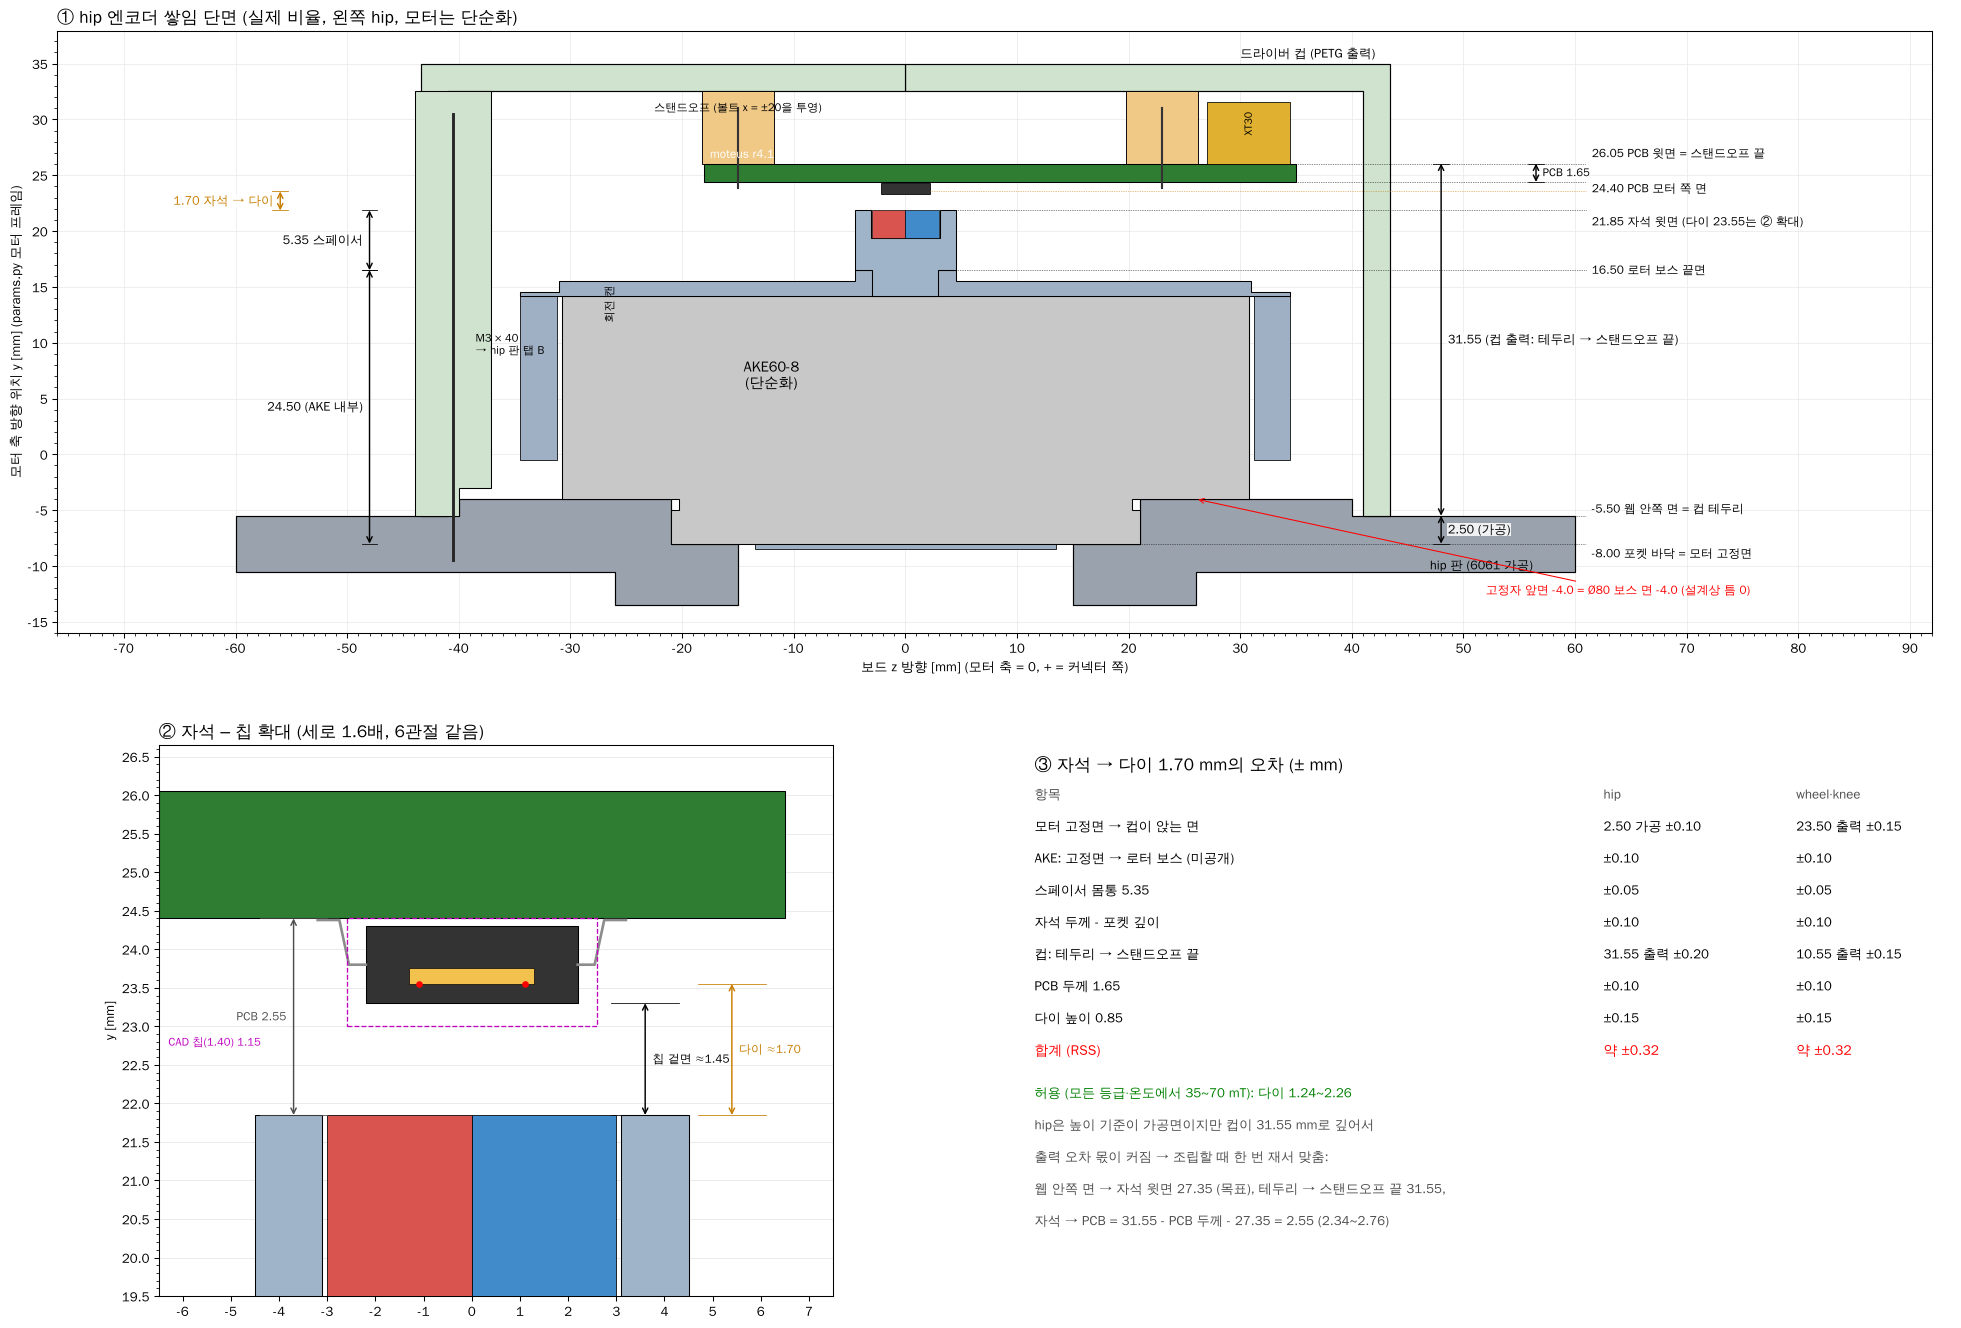

Python code for this plot:
"""Hip encoder stack: section through the hip plate, AKE motor (simplified), magnet spacer, driver cup and moteus r4.11
along the motor axis (plane of the board's connector axis), with the dimension chain from the plate pocket floor to the
die, a zoom of the magnet - chip gap and the tolerance stack.  From fusion/params.py; explanatory figure, not a
manufacturing drawing.

    python encoder_gap_hip.py        # -> encoder_gap_hip.png next to this script
"""
import math
import pathlib
import sys
HERE = pathlib.Path(__file__).resolve().parent
sys.path.insert(0, str(HERE.parents[1] / 'fusion'))
import params as P
import matplotlib; matplotlib.use('Agg')
import matplotlib.pyplot as plt
from matplotlib import font_manager
from matplotlib.patches import Rectangle, Polygon
from matplotlib.ticker import MultipleLocator
F = '/usr/share/fonts/truetype/wqy/wqy-zenhei.ttc'
font_manager.fontManager.addfont(F)
plt.rcParams['axes.unicode_minus'] = False
plt.rcParams['font.family'] = font_manager.FontProperties(fname=F).get_name()

A, MO = P.AKE, P.MOTEUS
RING = A['ring']                                    # -8.0 pilot end = plate pocket floor (hip plate Z 5.5)
ZOFF = RING - 5.5                                   # motor y = plate Z + ZOFF (plate Z 0 = hub outer face)
MOUNT = 8.0 + ZOFF                                  # -5.5 plate web inner face = cup rim
BOSS80 = 9.5 + ZOFF                                 # -4.0 Ø80 register boss face
BOSS = A['magnet']                                  # 16.5 rotor Ø9 boss face
SP = P.SPACER_H
(SD, SL), (PD, PDEP) = P.SPACER_SPIGOT, P.SPACER_POCKET
MAG_TOP = BOSS + SP                                 # 21.85
B = P.board_offset()                                # 24.40 PCB motor-side face
PCB_T = MO['pcb_t']
F_IN = B + PCB_T + MO['top_h'] + P.CUP_CLEAR_TOP    # 32.55 cup floor inside
F_OUT = F_IN + P.CUP_WALL                           # 34.95
A1, A2, DIE_H = 0.10, 1.00, 0.85
TOP, DIE = B - A1 - A2, B - DIE_H                   # 23.30 chip top, 23.55 die surface
CAD_TOP = B - MO['ic_h']
C = dict(plate='#9aa3ad', motor='#c8c8c8', rotor='#9fb0c4', al='#9fb4c8', cup='#cfe3cf', pcb='#2e7d32', so='#f0c987',
         ic='#333333', die='#f2c14e', n='#d9534f', s='#428bca')
DIE_C = '#c77d00'

fig = plt.figure(figsize=(21, 14.5))


def mirror(pts):
    return pts + [(-x, y) for x, y in reversed(pts)]


def hdim(a, x0, x1, y, text, col='k', off=0.8, fs=9.5):
    a.annotate('', xy=(x1, y), xytext=(x0, y), arrowprops=dict(arrowstyle='<->', color=col, lw=1.0, shrinkA=0, shrinkB=0), zorder=9)
    a.text((x0 + x1) / 2, y + off, text, ha='center', va='center', color=col, fontsize=fs, zorder=9,
           bbox=dict(fc='w', ec='none', alpha=0.8, pad=0.3))


def vdim(a, x, y0, y1, text, col='k', dx=0.6, fs=9.5, ha='left'):
    a.annotate('', xy=(x, y1), xytext=(x, y0), arrowprops=dict(arrowstyle='<->', color=col, lw=1.1, shrinkA=0, shrinkB=0), zorder=9)
    a.plot([x - 0.7, x + 0.7], [y0, y0], color=col, lw=0.6, zorder=9); a.plot([x - 0.7, x + 0.7], [y1, y1], color=col, lw=0.6, zorder=9)
    a.text(x + (dx if ha == 'left' else -dx), (y0 + y1) / 2, text, ha=ha, va='center', color=col, fontsize=fs, zorder=9,
           bbox=dict(fc='w', ec='none', alpha=0.85, pad=0.3))


# ------------------------------------------------------------------ 1. whole stack (plane through the motor axis and the board z axis)
ax = fig.add_axes([0.04, 0.49, 0.94, 0.48]); ax.set_aspect('equal')
# hip plate (machined 6061): hub Ø52 Z0..3, web Z3..8, Ø42 pocket Z5.5..9.5, Ø80 boss Z8..9.5, Ø30 hole
plate = [(15.0, 0.0), (26.0, 0.0), (26.0, 3.0), (60.0, 3.0), (60.0, 8.0), (40.0, 8.0), (40.0, 9.5), (P.PILOT_D_HIP / 2, 9.5),
         (P.PILOT_D_HIP / 2, 5.5), (15.0, 5.5)]
for sx in (1, -1):
    ax.add_patch(Polygon([(sx * r, z + ZOFF) for r, z in plate], fc=C['plate'], ec='k', lw=0.9, zorder=2))
ax.text(47.0, 3.2 + ZOFF, 'hip 판 (6061 가공)', fontsize=9.5, zorder=8)
# AKE60 (simplified): output disc, pilot, stator, spinning can + cap, Ø9 boss
ax.add_patch(Polygon(mirror([(13.5, A['out']), (13.5, RING + 0.5)]), fc=C['rotor'], ec='k', lw=0.6, zorder=3))
ax.add_patch(Polygon(mirror([(13.6, RING), (21.0, RING), (21.0, RING + A['pilot_len']), (20.3, RING + A['pilot_len']),
                             (20.3, A['stator_front']), (30.75, A['stator_front']), (30.75, A['can_back']), (0.0, A['can_back'])]),
                     fc=C['motor'], ec='k', lw=0.8, zorder=3))
for sx in (1, -1):
    ax.add_patch(Rectangle((sx * 31.2 if sx > 0 else -A['can_r'], A['can_front']), A['can_r'] - 31.2, A['can_back'] - A['can_front'],
                           fc=C['rotor'], ec='k', lw=0.6, zorder=3))
ax.add_patch(Polygon(mirror([(0.0, A['can_back']), (34.5, A['can_back']), (34.5, A['cap_outer']), (31.0, A['cap_outer']),
                             (31.0, A['cap_face']), (4.5, A['cap_face']), (4.5, BOSS), (0.0, BOSS)]), fc=C['rotor'], ec='k', lw=0.8, zorder=3))
ax.text(-12.0, 6.0, 'AKE60-8\n(단순화)', fontsize=11, ha='center', zorder=8)
ax.text(-27.0, 12.0, '회전 캔', fontsize=8.5, zorder=8, rotation=90)
# spacer + magnet
ax.add_patch(Polygon(mirror([(0.0, BOSS - SL), (SD / 2, BOSS - SL), (SD / 2, BOSS), (4.5, BOSS), (4.5, MAG_TOP), (PD / 2, MAG_TOP),
                             (PD / 2, MAG_TOP - PDEP), (0.0, MAG_TOP - PDEP)]), fc=C['al'], ec='k', lw=0.8, zorder=4))
ax.add_patch(Rectangle((-3.0, MAG_TOP - 2.5), 3.0, 2.5, fc=C['n'], ec='k', lw=0.5, zorder=5))
ax.add_patch(Rectangle((0.0, MAG_TOP - 2.5), 3.0, 2.5, fc=C['s'], ec='k', lw=0.5, zorder=5))
# driver cup (PETG print): wall r 41..43.4 from the rim on the plate web, floor, one screw column in this plane (z = -40.5)
cup = [(41.0, MOUNT), (43.4, MOUNT), (43.4, F_OUT), (0.0, F_OUT), (0.0, F_IN), (41.0, F_IN)]
for sx in (1, -1):
    ax.add_patch(Polygon([(sx * r, y) for r, y in cup], fc=C['cup'], ec='k', lw=0.9, zorder=4))
col = [(-40.5 + 3.4, BOSS80 + 1.0), (-40.02, BOSS80 + 1.0), (-40.02, MOUNT), (-43.9, MOUNT), (-43.9, F_IN), (-40.5 + 3.4, F_IN)]
ax.add_patch(Polygon(col, fc=C['cup'], ec='k', lw=0.8, zorder=4))
ax.plot([-40.5, -40.5], [F_OUT - 4.45, MOUNT - 4.0], color='0.15', lw=2.2, zorder=6)
ax.text(-38.5, 9.0, 'M3 × 40\n→ hip 판 탭 B', fontsize=8.5, zorder=8)
# standoffs (x = ±20 in the board, projected) + PCB + XT30 + chip
for z in (-15.0, 23.0):
    ax.add_patch(Rectangle((z - 3.2, B + PCB_T), 6.4, F_IN - B - PCB_T, fc=C['so'], ec='k', lw=0.7, zorder=5))
    ax.plot([z, z], [B - 0.5, B + PCB_T + 5.0], color='0.2', lw=1.6, zorder=6)
ax.add_patch(Rectangle((MO['edge_far'], B), MO['edge_conn'] - MO['edge_far'], PCB_T, fc=C['pcb'], ec='k', lw=0.8, zorder=5))
ax.add_patch(Rectangle((27.0, B + PCB_T), 7.5, MO['top_h'], fc='#e0b030', ec='k', lw=0.6, zorder=5))
ax.text(30.75, B + PCB_T + 2.7, 'XT30', fontsize=8, ha='center', rotation=90, zorder=8)
ax.add_patch(Rectangle((-2.2, TOP), 4.4, A2, fc=C['ic'], ec='k', lw=0.6, zorder=6))
ax.text(-17.5, B + PCB_T + 0.3, 'moteus r4.11', fontsize=9, color='w', zorder=8, va='bottom')
ax.text(-15.0, F_IN - 1.8, '스탠드오프 (볼트 x = ±20을 투영)', fontsize=8.5, ha='center', zorder=8)
ax.text(30.0, F_OUT + 0.6, '드라이버 컵 (PETG 출력)', fontsize=9.5, zorder=8)
# chain dimensions (right side)
for y, col_, x0 in ((RING, 'k', 21.0), (MOUNT, 'k', 43.4), (B, 'k', 35.0), (B + PCB_T, 'k', 35.0), (BOSS, 'k', 4.5), (MAG_TOP, 'k', 4.5),
                    (DIE, DIE_C, 2.2)):
    ax.plot([x0, 61.0], [y, y], color=col_, lw=0.5, ls=':', zorder=7)
vdim(ax, 48.0, RING, MOUNT, '2.50 (가공)')
vdim(ax, 48.0, MOUNT, B + PCB_T, '%.2f (컵 출력: 테두리 → 스탠드오프 끝)' % (B + PCB_T - MOUNT))
vdim(ax, 56.5, B, B + PCB_T, 'PCB %.2f' % PCB_T, fs=8.5)
vdim(ax, -48.0, RING, BOSS, '24.50 (AKE 내부)', ha='right')
vdim(ax, -48.0, BOSS, MAG_TOP, '%.2f 스페이서' % SP, ha='right')
vdim(ax, -56.0, MAG_TOP, DIE, '%.2f 자석 → 다이' % (DIE - MAG_TOP), DIE_C, ha='right')
for y, t, dy in ((RING, '%.2f 포켓 바닥 = 모터 고정면' % RING, -0.9), (MOUNT, '%.2f 웹 안쪽 면 = 컵 테두리' % MOUNT, 0.6),
                 (B + PCB_T, '%.2f PCB 윗면 = 스탠드오프 끝' % (B + PCB_T), 0.9), (B, '%.2f PCB 모터 쪽 면' % B, -0.6),
                 (BOSS, '%.2f 로터 보스 끝면' % BOSS, 0.0), (MAG_TOP, '%.2f 자석 윗면 (다이 %.2f는 ② 확대)' % (MAG_TOP, DIE), -1.0)):
    ax.text(61.5, y + dy, t, fontsize=9, va='center', zorder=8)
ax.annotate('고정자 앞면 %.1f = Ø80 보스 면 %.1f (설계상 틈 0)' % (A['stator_front'], BOSS80), xy=(26.0, BOSS80),
            xytext=(52.0, -12.5), fontsize=9, color='r', arrowprops=dict(arrowstyle='->', color='r', lw=0.8), zorder=9)
ax.set_xlim(-76, 92); ax.set_ylim(ZOFF - 2.5, F_OUT + 3.0)
ax.xaxis.set_major_locator(MultipleLocator(10)); ax.yaxis.set_major_locator(MultipleLocator(5))
ax.xaxis.set_minor_locator(MultipleLocator(1)); ax.yaxis.set_minor_locator(MultipleLocator(1))
ax.grid(which='major', color='0.9', lw=0.5, zorder=0)
ax.set_xlabel('보드 z 방향 [mm] (모터 축 = 0, + = 커넥터 쪽)', fontsize=10)
ax.set_ylabel('모터 축 방향 위치 y [mm] (params.py 모터 프레임)', fontsize=10)
ax.set_title('① hip 엔코더 쌓임 단면 (실제 비율, 왼쪽 hip, 모터는 단순화)', fontsize=13, loc='left')

# ------------------------------------------------------------------ 2. zoom of the gap
bx = fig.add_axes([0.05, 0.03, 0.42, 0.40]); bx.set_aspect(1.6)
bx.add_patch(Polygon(mirror([(0.0, BOSS - 0.5), (4.5, BOSS - 0.5), (4.5, MAG_TOP), (PD / 2, MAG_TOP), (PD / 2, MAG_TOP - PDEP),
                             (0.0, MAG_TOP - PDEP)]), fc=C['al'], ec='k', lw=0.8, zorder=2))
bx.add_patch(Rectangle((-3.0, MAG_TOP - 2.5), 3.0, 2.5, fc=C['n'], ec='k', lw=0.6, zorder=3))
bx.add_patch(Rectangle((0.0, MAG_TOP - 2.5), 3.0, 2.5, fc=C['s'], ec='k', lw=0.6, zorder=3))
bx.add_patch(Rectangle((-6.5, B), 13.0, PCB_T, fc=C['pcb'], ec='k', lw=0.8, zorder=2))
bx.add_patch(Rectangle((-2.2, TOP), 4.4, A2, fc=C['ic'], ec='k', lw=0.8, zorder=3))
for sx in (-1, 1):
    bx.plot([sx * 2.2, sx * 2.55, sx * 2.75, sx * 3.2], [B - A1 - 0.5, B - A1 - 0.5, B - 0.02, B - 0.02], color='0.55', lw=2.0, zorder=3)
bx.add_patch(Rectangle((-1.3, DIE), 2.6, 0.203, fc=C['die'], ec='k', lw=0.5, zorder=4))
bx.plot([-1.1, 1.1], [DIE, DIE], 'o', color='r', ms=4, zorder=5)
bx.add_patch(Rectangle((-2.6, CAD_TOP), 5.2, B - CAD_TOP, fc='none', ec='m', lw=1.0, ls='--', zorder=4))
vdim(bx, 3.6, MAG_TOP, TOP, '칩 겉면 ≈%.2f' % (TOP - MAG_TOP), 'k', dx=0.15, fs=9)
vdim(bx, 5.4, MAG_TOP, DIE, '다이 ≈%.2f' % (DIE - MAG_TOP), DIE_C, dx=0.15, fs=9)
vdim(bx, -3.7, MAG_TOP, B, 'PCB %.2f' % (B - MAG_TOP), '0.3', dx=0.15, fs=9, ha='right')
bx.text(-6.3, CAD_TOP - 0.25, 'CAD 칩(1.40) %.2f' % (CAD_TOP - MAG_TOP), color='m', fontsize=8.5)
bx.set_xlim(-6.5, 7.5); bx.set_ylim(BOSS + 3.0, B + PCB_T + 0.6)
bx.yaxis.set_major_locator(MultipleLocator(0.5)); bx.yaxis.set_minor_locator(MultipleLocator(0.1))
bx.xaxis.set_major_locator(MultipleLocator(1))
bx.grid(axis='y', which='major', color='0.88', lw=0.5, zorder=0)
bx.set_ylabel('y [mm]', fontsize=10)
bx.set_title('② 자석 – 칩 확대 (세로 1.6배, 6관절 같음)', fontsize=13, loc='left')

# ------------------------------------------------------------------ 3. tolerance stack, hip vs wheel
cx = fig.add_axes([0.53, 0.03, 0.46, 0.40]); cx.axis('off')
rows = [('③ 자석 → 다이 1.70 mm의 오차 (± mm)', '', '', 'k', 13),
        ('항목', 'hip', 'wheel·knee', '0.3', 10),
        ('모터 고정면 → 컵이 앉는 면', '2.50 가공 ±0.10', '23.50 출력 ±0.15', 'k', 10),
        ('AKE: 고정면 → 로터 보스 (미공개)', '±0.10', '±0.10', 'k', 10),
        ('스페이서 몸통 5.35', '±0.05', '±0.05', 'k', 10),
        ('자석 두께 - 포켓 깊이', '±0.10', '±0.10', 'k', 10),
        ('컵: 테두리 → 스탠드오프 끝', '31.55 출력 ±0.20', '10.55 출력 ±0.15', 'k', 10),
        ('PCB 두께 1.65', '±0.10', '±0.10', 'k', 10),
        ('다이 높이 0.85', '±0.15', '±0.15', 'k', 10),
        ('합계 (RSS)', '약 ±0.32', '약 ±0.32', 'r', 10.5),
        ('', '', '', 'k', 6),
        ('허용 (모든 등급·온도에서 35~70 mT): 다이 1.24~2.26', '', '', 'g', 10),
        ('hip은 높이 기준이 가공면이지만 컵이 31.55 mm로 깊어서', '', '', '0.3', 10),
        ('출력 오차 몫이 커짐 → 조립할 때 한 번 재서 맞춤:', '', '', '0.3', 10),
        ('웹 안쪽 면 → 자석 윗면 27.35 (목표), 테두리 → 스탠드오프 끝 31.55,', '', '', '0.3', 10),
        ('자석 → PCB = 31.55 - PCB 두께 - 27.35 = 2.55 (2.34~2.76)', '', '', '0.3', 10)]
y = 0.98
for t, h, w, col_, fs in rows:
    cx.text(0.0, y, t, fontsize=fs, color=col_, va='top', transform=cx.transAxes)
    if h:
        cx.text(0.62, y, h, fontsize=fs, color=col_, va='top', transform=cx.transAxes)
        cx.text(0.83, y, w, fontsize=fs, color=col_, va='top', transform=cx.transAxes)
    y -= 0.058 if fs > 8 else 0.02
fig.savefig(sys.argv[1] if len(sys.argv) > 1 else HERE / 'encoder_gap_hip.png', dpi=95, bbox_inches='tight')
